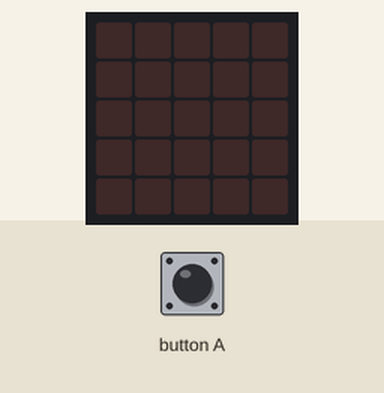
Recording of a program running on a simulated Calliope mini (MakeCode). On the bench: the board's 5×5 LED display. The inputs (shaded band) are chosen by the test bench. Random numbers come from a fixed seed.

Above: at 1.2 s.
1.3 s: button A pressed for 0.15 s
At 2.6 s:
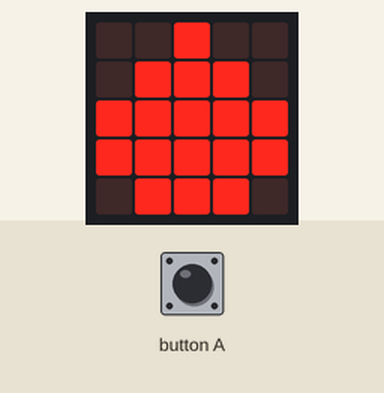
2.9 s: button A pressed for 0.15 s
At 3.9 s:
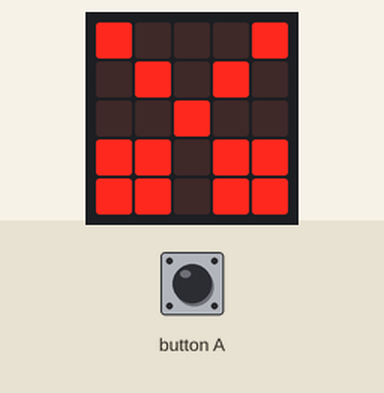
4.5 s: button A pressed 5 times (0.12 s each, 0.3 s apart)
At 6.1 s:
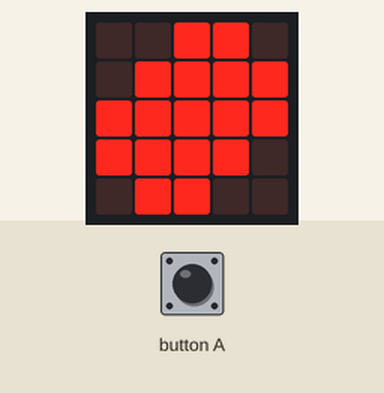
Timing chart, 0 to 7.6 s (numbered marks = the images above; inputs shaded):
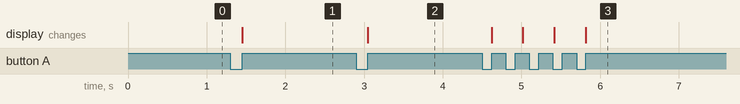

The program:

main.ts
```typescript
let Zufallszahl = 0
input.onButtonEvent(Button.A, input.buttonEventClick(), function () {
    Zufallszahl = randint(1, 3)
    if (Zufallszahl == 1) {
        basic.showLeds(`
            . . # . .
            . # # # .
            # # # # #
            # # # # #
            . # # # .
            `)
    }
    if (Zufallszahl == 2) {
        basic.showLeds(`
            . . # # .
            . # # # #
            # # # # #
            # # # # .
            . # # . .
            `)
    }
    if (Zufallszahl == 3) {
        basic.showLeds(`
            # . . . #
            . # . # .
            . . # . .
            # # . # #
            # # . # #
            `)
    }
})
```

test.ts
```typescript
// Hier kann man Tests durchführen; diese Datei wird nicht kompiliert, wenn dieses Paket als Erweiterung verwendet wird.
```

Measured:
- after the input at 1.3 s, the display: changes after 0.15 s (image 1)
- after the input at 2.9 s, the display: changes after 0.15 s (image 2)
- after the input at 4.5 s, the display: first changes after 0.12 s (image 3 shows a later state)
